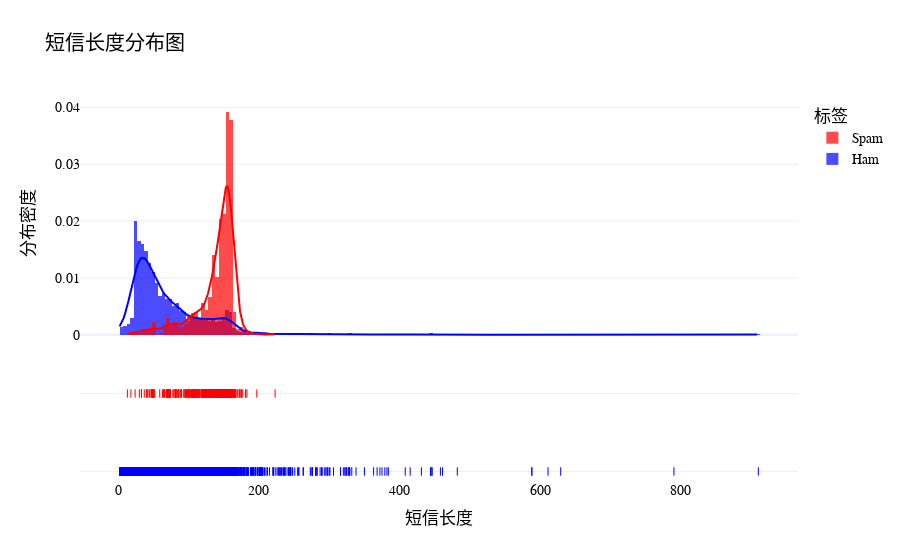

Notebook code cell kept with this figure:
### Code cell
# 添加短信长度列
data['message_length'] = data['message'].apply(len)

# 拆分数据
ham_lengths = data[data['label'] == 'ham']['message_length']
spam_lengths = data[data['label'] == 'spam']['message_length']

# 创建 Plotly 的分布图
fig = ff.create_distplot(
    [ham_lengths, spam_lengths],
    group_labels=['Ham', 'Spam'],
    colors=['blue', 'red'],
    bin_size=5,
    show_hist=True
)

# 更新布局以美化
fig.update_layout(
    title='短信长度分布图',
    xaxis_title='短信长度',
    yaxis_title='分布密度',
    legend_title='标签',
    font=dict(
        family='Arial, sans-serif',
        size=14,
        color='black'
    ),
    template='plotly_white'
)

# 显示图表
fig.show()

### Figure 1 — Plotly figure (JSON) as saved in the notebook; plotly's stock layout.template omitted (floating-point values rounded to 4 significant figures; data arrays with more than 128 entries replaced by an {"elided": "..."} marker saying what was removed)
{"data": [{"autobinx": false, "histnorm": "probability density", "legendgroup": "Ham", "marker": {"color": "blue"}, "name": "Ham", "opacity": 0.7, "x": {"elided": "4825 int values"}, "xaxis": "x", "xbins": {"end": 910.0, "size": 5, "start": 2.0}, "yaxis": "y", "type": "histogram"}, {"autobinx": false, "histnorm": "probability density", "legendgroup": "Spam", "marker": {"color": "red"}, "name": "Spam", "opacity": 0.7, "x": {"elided": "747 int values"}, "xaxis": "x", "xbins": {"end": 223.0, "size": 5, "start": 13.0}, "yaxis": "y", "type": "histogram"}, {"legendgroup": "Ham", "marker": {"color": "blue"}, "mode": "lines", "name": "Ham", "showlegend": false, "x": {"elided": "500 float values"}, "xaxis": "x", "y": {"elided": "500 float values"}, "yaxis": "y", "type": "scatter"}, {"legendgroup": "Spam", "marker": {"color": "red"}, "mode": "lines", "name": "Spam", "showlegend": false, "x": {"elided": "500 float values"}, "xaxis": "x", "y": {"elided": "500 float values"}, "yaxis": "y", "type": "scatter"}, {"legendgroup": "Ham", "marker": {"color": "blue", "symbol": "line-ns-open"}, "mode": "markers", "name": "Ham", "showlegend": false, "x": {"elided": "4825 int values"}, "xaxis": "x", "y": {"elided": "4825 str values"}, "yaxis": "y2", "type": "scatter"}, {"legendgroup": "Spam", "marker": {"color": "red", "symbol": "line-ns-open"}, "mode": "markers", "name": "Spam", "showlegend": false, "x": {"elided": "747 int values"}, "xaxis": "x", "y": {"elided": "747 str values"}, "yaxis": "y2", "type": "scatter"}], "layout": {"barmode": "overlay", "hovermode": "closest", "legend": {"traceorder": "reversed", "title": {"text": "标签"}}, "xaxis": {"anchor": "y2", "domain": [0.0, 1.0], "zeroline": false, "title": {"text": "短信长度"}}, "yaxis": {"anchor": "free", "domain": [0.35, 1], "position": 0.0, "title": {"text": "分布密度"}}, "yaxis2": {"anchor": "x", "domain": [0, 0.25], "dtick": 1, "showticklabels": false}, "font": {"family": "Arial, sans-serif", "size": 14, "color": "black"}, "title": {"text": "短信长度分布图"}}}
